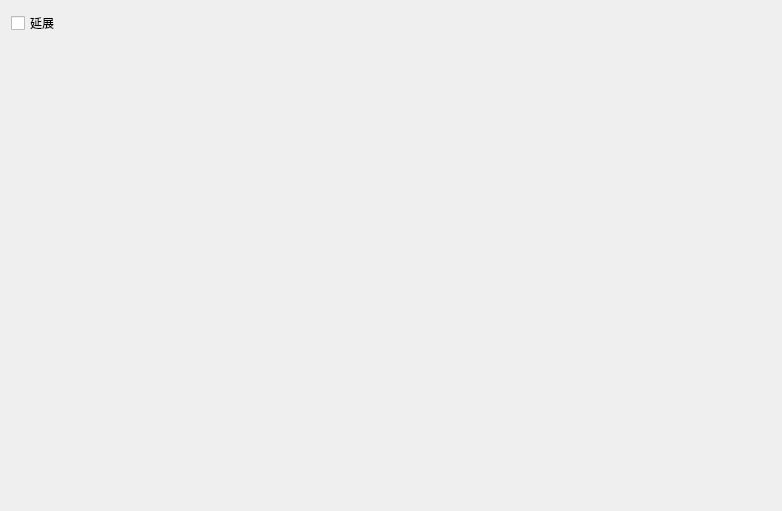
<?xml version="1.0" encoding="UTF-8"?>
<ui version="4.0">
 <class>Dialog_Show_Image</class>
 <widget class="QDialog" name="Dialog_Show_Image">
  <property name="geometry">
   <rect>
    <x>0</x>
    <y>0</y>
    <width>782</width>
    <height>511</height>
   </rect>
  </property>
  <property name="windowTitle">
   <string>圖片預覽</string>
  </property>
  <layout class="QVBoxLayout" name="verticalLayout">
   <item>
    <widget class="QCheckBox" name="checkBox">
     <property name="text">
      <string>延展</string>
     </property>
    </widget>
   </item>
   <item>
    <widget class="QLabel" name="label_Image">
     <property name="text">
      <string/>
     </property>
     <property name="scaledContents">
      <bool>false</bool>
     </property>
    </widget>
   </item>
  </layout>
 </widget>
 <resources/>
 <connections/>
</ui>
